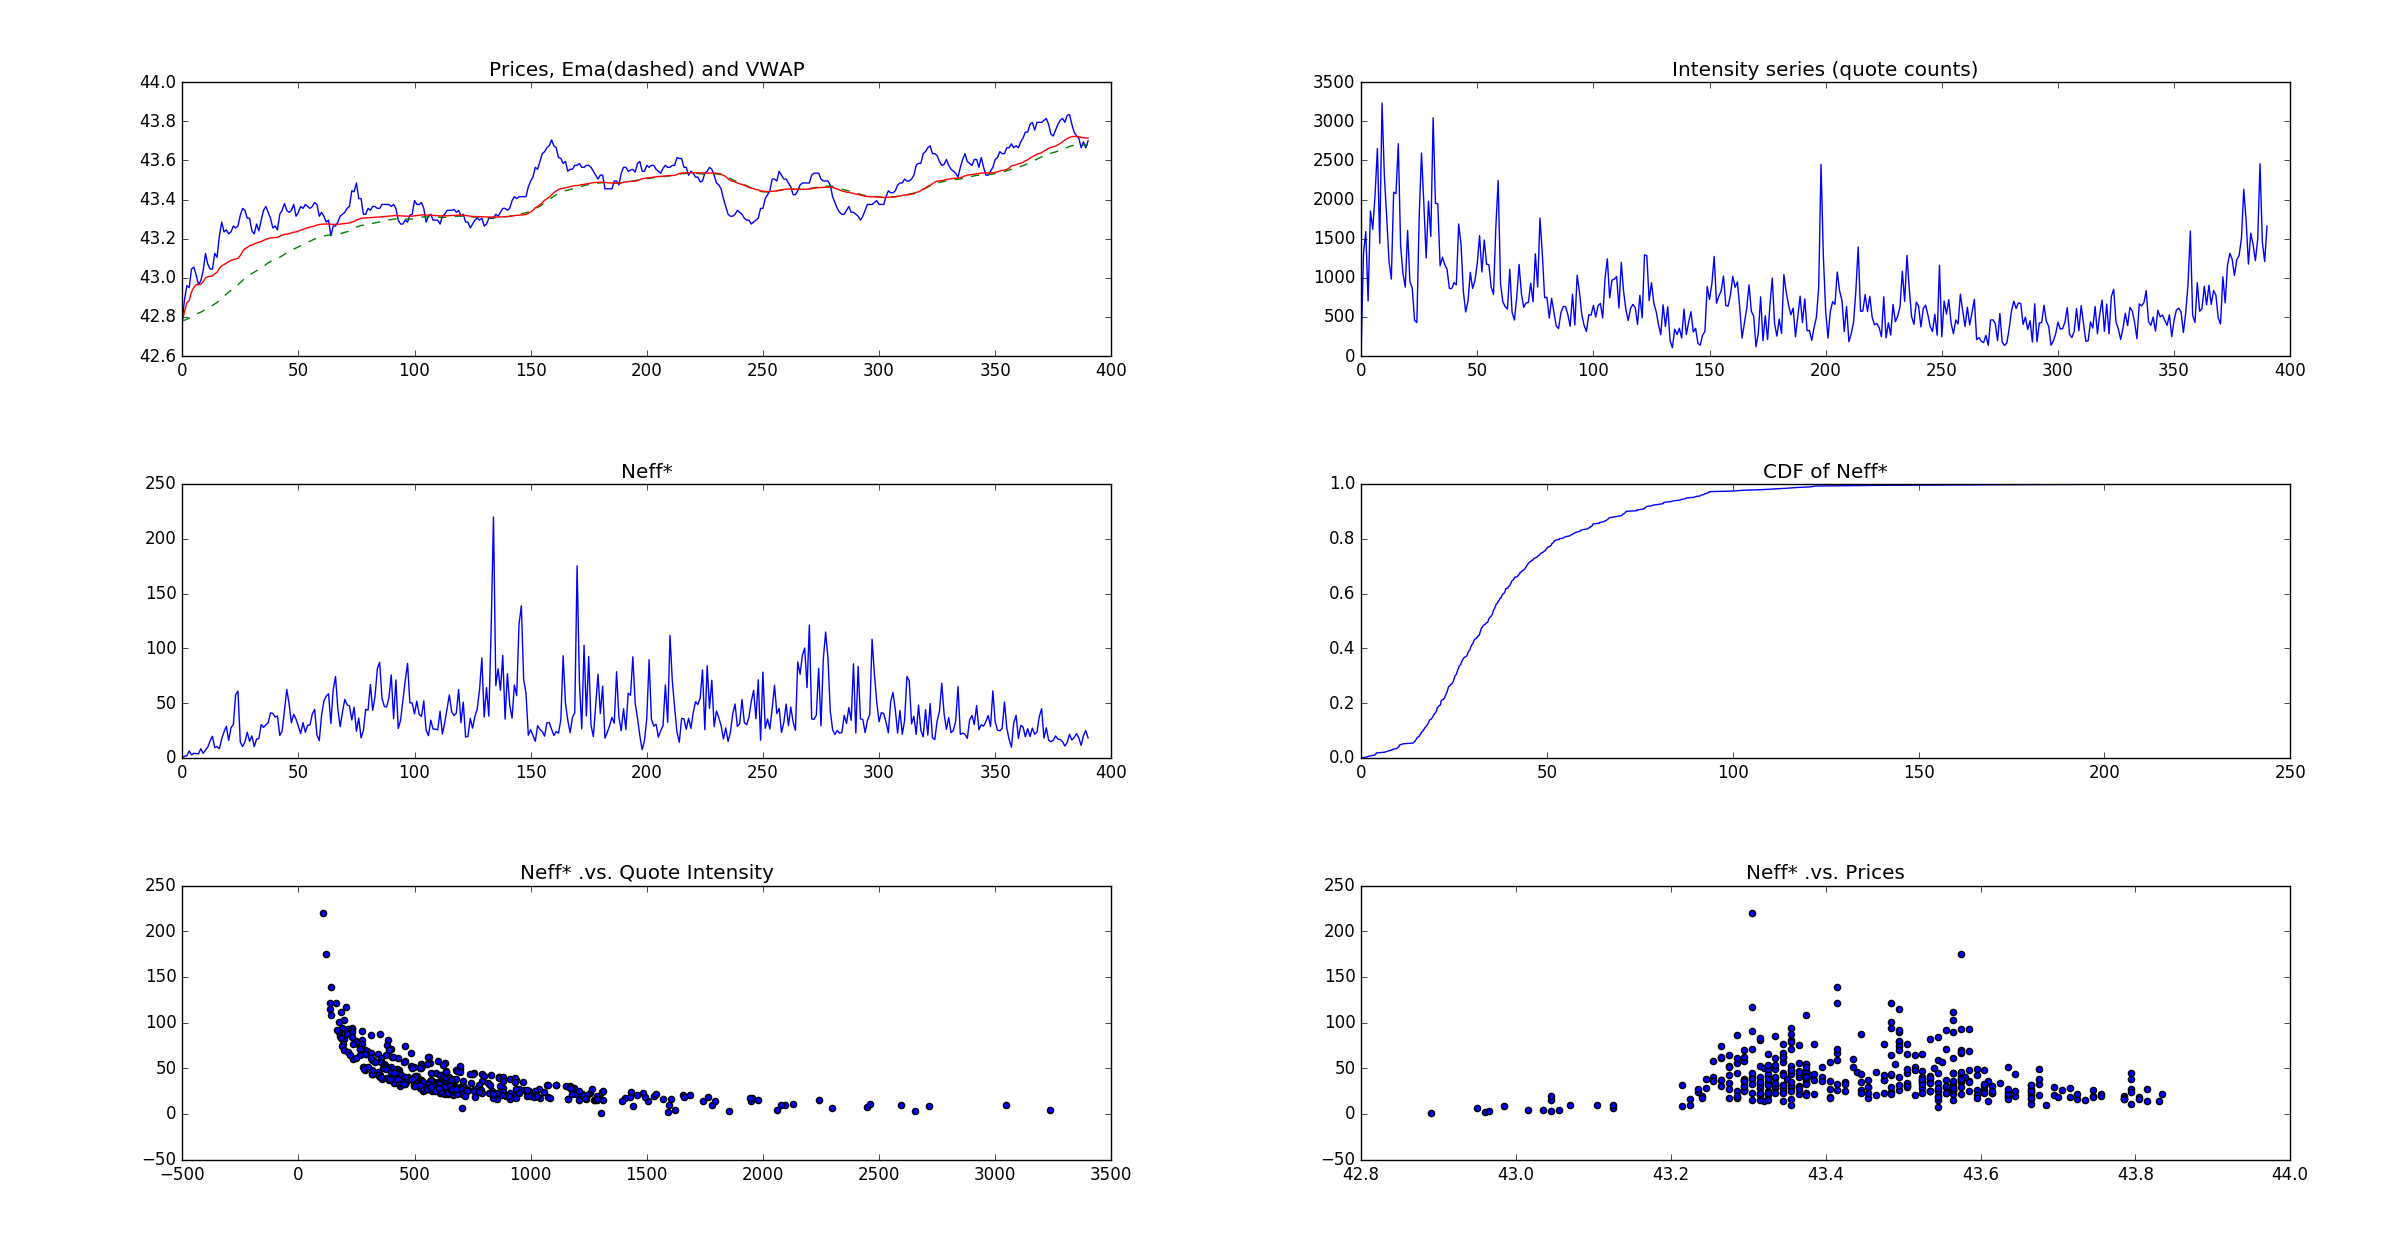

This chart was generated by the following Python code:
#!/usr/bin/anaconda3/bin/python

import numpy as np
import matplotlib.pyplot as plt
import csv

from compute_ab_ema import compute_ab_ema

f, axarr = plt.subplots(3, 2)

with open('jpm_quotes.csv', 'r') as quotes_csv:
    quotes = np.array(list(csv.reader(quotes_csv))[1:]).astype('double')
    prices = quotes[:,1]
    counts = quotes[:,2]

    Neff = 32
    results = compute_ab_ema(Neff, prices, counts)
    
    ema_prices = results[0]
    vwap_prices = results[2]

    ema_counts = results[1]

    Neff_star = results[3]
    Neff_star_sorted = np.sort(Neff_star)
    prob_axis = np.arange(len(Neff_star)) / (len(Neff_star) - 1)

    axarr[0, 0].set_title('Prices, Ema(dashed) and VWAP')
    axarr[0, 0].plot(prices)
    axarr[0, 0].plot(ema_prices, '--')
    axarr[0, 0].plot(vwap_prices)

    axarr[0, 1].set_title('Intensity series (quote counts)')
    axarr[0, 1].plot(counts)

    axarr[1, 0].set_title('Neff*')
    axarr[1, 0].plot(Neff_star)
    
    axarr[1, 1].set_title('CDF of Neff*')
    axarr[1, 1].plot(Neff_star_sorted, prob_axis)

    axarr[2, 0].set_title('Neff* .vs. Quote Intensity')
    axarr[2, 0].scatter(counts[1:], Neff_star[1:])
    
    axarr[2, 1].set_title('Neff* .vs. Prices')
    axarr[2, 1].scatter(prices[1:], Neff_star[1:])

    

plt.tight_layout()
plt.show()
